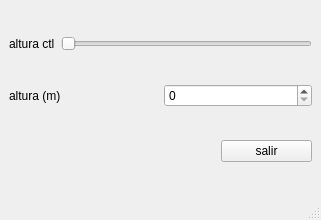
<?xml version="1.0" encoding="UTF-8"?>
<ui version="4.0">
 <class>MainWindow</class>
 <widget class="QMainWindow" name="MainWindow">
  <property name="geometry">
   <rect>
    <x>0</x>
    <y>0</y>
    <width>321</width>
    <height>220</height>
   </rect>
  </property>
  <property name="windowTitle">
   <string>asdf</string>
  </property>
  <widget class="QWidget" name="centralwidget">
   <layout class="QVBoxLayout" name="verticalLayout">
    <item>
     <layout class="QHBoxLayout" name="horizontalLayout">
      <item>
       <widget class="QLabel" name="label">
        <property name="text">
         <string>altura ctl</string>
        </property>
       </widget>
      </item>
      <item>
       <widget class="QSlider" name="horizontalSlider">
        <property name="orientation">
         <enum>Qt::Orientation::Horizontal</enum>
        </property>
       </widget>
      </item>
     </layout>
    </item>
    <item>
     <layout class="QHBoxLayout" name="horizontalLayout_2">
      <item>
       <widget class="QLabel" name="label_2">
        <property name="text">
         <string>altura (m)</string>
        </property>
       </widget>
      </item>
      <item>
       <widget class="QSpinBox" name="spinBox"/>
      </item>
     </layout>
    </item>
    <item>
     <layout class="QHBoxLayout" name="horizontalLayout_3" stretch="7,3">
      <item>
       <spacer name="horizontalSpacer">
        <property name="orientation">
         <enum>Qt::Orientation::Horizontal</enum>
        </property>
        <property name="sizeHint" stdset="0">
         <size>
          <width>40</width>
          <height>20</height>
         </size>
        </property>
       </spacer>
      </item>
      <item>
       <widget class="QPushButton" name="pushButton">
        <property name="text">
         <string>salir</string>
        </property>
       </widget>
      </item>
     </layout>
    </item>
   </layout>
  </widget>
  <widget class="QMenuBar" name="menubar">
   <property name="geometry">
    <rect>
     <x>0</x>
     <y>0</y>
     <width>321</width>
     <height>21</height>
    </rect>
   </property>
  </widget>
  <widget class="QStatusBar" name="statusbar"/>
 </widget>
 <resources/>
 <connections>
  <connection>
   <sender>pushButton</sender>
   <signal>clicked()</signal>
   <receiver>MainWindow</receiver>
   <slot>close()</slot>
   <hints>
    <hint type="sourcelabel">
     <x>257</x>
     <y>170</y>
    </hint>
    <hint type="destinationlabel">
     <x>279</x>
     <y>107</y>
    </hint>
   </hints>
  </connection>
  <connection>
   <sender>horizontalSlider</sender>
   <signal>valueChanged(int)</signal>
   <receiver>spinBox</receiver>
   <slot>setValue(int)</slot>
   <hints>
    <hint type="sourcelabel">
     <x>165</x>
     <y>50</y>
    </hint>
    <hint type="destinationlabel">
     <x>157</x>
     <y>82</y>
    </hint>
   </hints>
  </connection>
  <connection>
   <sender>spinBox</sender>
   <signal>valueChanged(int)</signal>
   <receiver>horizontalSlider</receiver>
   <slot>setValue(int)</slot>
   <hints>
    <hint type="sourcelabel">
     <x>134</x>
     <y>82</y>
    </hint>
    <hint type="destinationlabel">
     <x>136</x>
     <y>51</y>
    </hint>
   </hints>
  </connection>
 </connections>
</ui>
